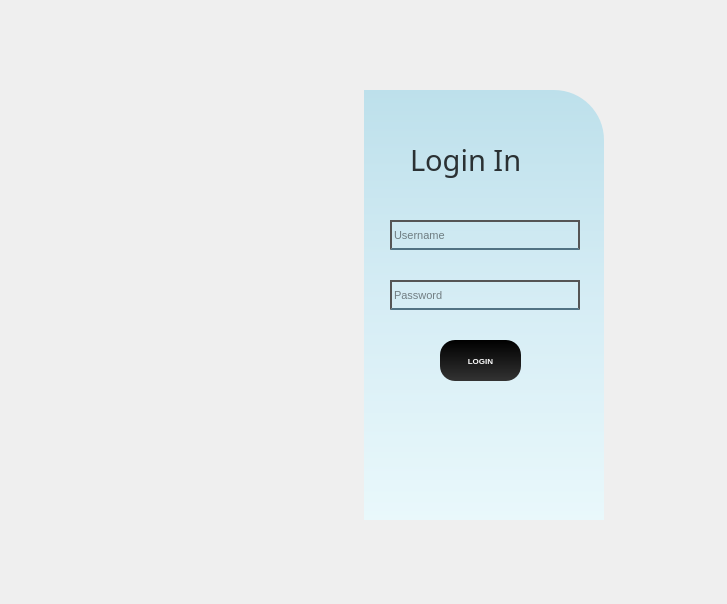
<?xml version="1.0" encoding="UTF-8"?>
<ui version="4.0">
 <class>Form</class>
 <widget class="QWidget" name="Form">
  <property name="geometry">
   <rect>
    <x>0</x>
    <y>0</y>
    <width>727</width>
    <height>604</height>
   </rect>
  </property>
  <property name="font">
   <font>
    <pointsize>20</pointsize>
   </font>
  </property>
  <property name="windowTitle">
   <string>Form</string>
  </property>
  <widget class="QWidget" name="widget" native="true">
   <property name="geometry">
    <rect>
     <x>70</x>
     <y>60</y>
     <width>550</width>
     <height>500</height>
    </rect>
   </property>
   <widget class="QLabel" name="label_2">
    <property name="geometry">
     <rect>
      <x>294</x>
      <y>30</y>
      <width>240</width>
      <height>430</height>
     </rect>
    </property>
    <property name="styleSheet">
     <string notr="true">
border-top-right-radius:50px;

 
    background: qlineargradient(x1:0, y1:0, x2:0, y2:1, stop:0 #bde0eb, stop:0.5 #d6edf5, stop:1 #e9f8fb);
 

   

</string>
    </property>
    <property name="text">
     <string/>
    </property>
   </widget>
   <widget class="QLabel" name="label_3">
    <property name="geometry">
     <rect>
      <x>340</x>
      <y>79</y>
      <width>131</width>
      <height>41</height>
     </rect>
    </property>
    <property name="font">
     <font>
      <family>Bauhaus 93</family>
      <pointsize>22</pointsize>
      <weight>50</weight>
      <bold>false</bold>
      <kerning>true</kerning>
     </font>
    </property>
    <property name="styleSheet">
     <string notr="true">color:rgba(0,0,0,200);</string>
    </property>
    <property name="text">
     <string>Login In</string>
    </property>
   </widget>
   <widget class="QLineEdit" name="lineEdit">
    <property name="geometry">
     <rect>
      <x>320</x>
      <y>160</y>
      <width>190</width>
      <height>30</height>
     </rect>
    </property>
    <property name="font">
     <font>
      <pointsize>8</pointsize>
     </font>
    </property>
    <property name="styleSheet">
     <string notr="true">background-color:rgba(0,0,0,0);
border: 2px solid #555555;
border-bottom:2px solid rgba(46,82,101,200);
color:rgba(0,0,0,240);
padding-bottom:0px;	</string>
    </property>
    <property name="alignment">
     <set>Qt::AlignLeading|Qt::AlignLeft|Qt::AlignVCenter</set>
    </property>
    <property name="placeholderText">
     <string>Username</string>
    </property>
   </widget>
   <widget class="QLineEdit" name="lineEdit_2">
    <property name="geometry">
     <rect>
      <x>320</x>
      <y>220</y>
      <width>190</width>
      <height>30</height>
     </rect>
    </property>
    <property name="font">
     <font>
      <pointsize>8</pointsize>
     </font>
    </property>
    <property name="styleSheet">
     <string notr="true">border: 2px solid #555555;
background-color:rgba(0,0,0,0);
border-bottom:2px solid rgba(46,82,101,200);
color:rgba(0,0,0,240);
padding-bottom:0px;	</string>
    </property>
    <property name="echoMode">
     <enum>QLineEdit::Password</enum>
    </property>
    <property name="placeholderText">
     <string>Password</string>
    </property>
   </widget>
   <widget class="QPushButton" name="btnLogin">
    <property name="geometry">
     <rect>
      <x>370</x>
      <y>280</y>
      <width>81</width>
      <height>41</height>
     </rect>
    </property>
    <property name="font">
     <font>
      <pointsize>6</pointsize>
      <weight>75</weight>
      <bold>true</bold>
     </font>
    </property>
    <property name="styleSheet">
     <string notr="true">

QPushButton {
    background: qlineargradient(x1:0, y1:0, x2:0, y2:1, stop:0 #000000, stop:1 #333333);
    border-radius: 15px;
    color: white; /* Adjust text color for visibility */
    padding: 8px 16px;
    /* Add more styles as needed */
}

QPushButton:hover {
    background: qlineargradient(x1:0, y1:0, x2:0, y2:1, stop:0 #333333, stop:1 #666666);
    /* Change color on hover */
}

QPushButton:pressed {
    background: qlineargradient(x1:0, y1:0, x2:0, y2:1, stop:0 #666666, stop:1 #999999);
    /* Change color when pressed */
}
</string>
    </property>
    <property name="text">
     <string>LOGIN</string>
    </property>
   </widget>
   <widget class="QLabel" name="label">
    <property name="geometry">
     <rect>
      <x>20</x>
      <y>30</y>
      <width>280</width>
      <height>430</height>
     </rect>
    </property>
    <property name="text">
     <string/>
    </property>
    <property name="pixmap">
     <pixmap>medicine.jpg</pixmap>
    </property>
    <property name="scaledContents">
     <bool>true</bool>
    </property>
   </widget>
  </widget>
 </widget>
 <resources>
  <include location="res.qrc"/>
 </resources>
 <connections/>
</ui>
